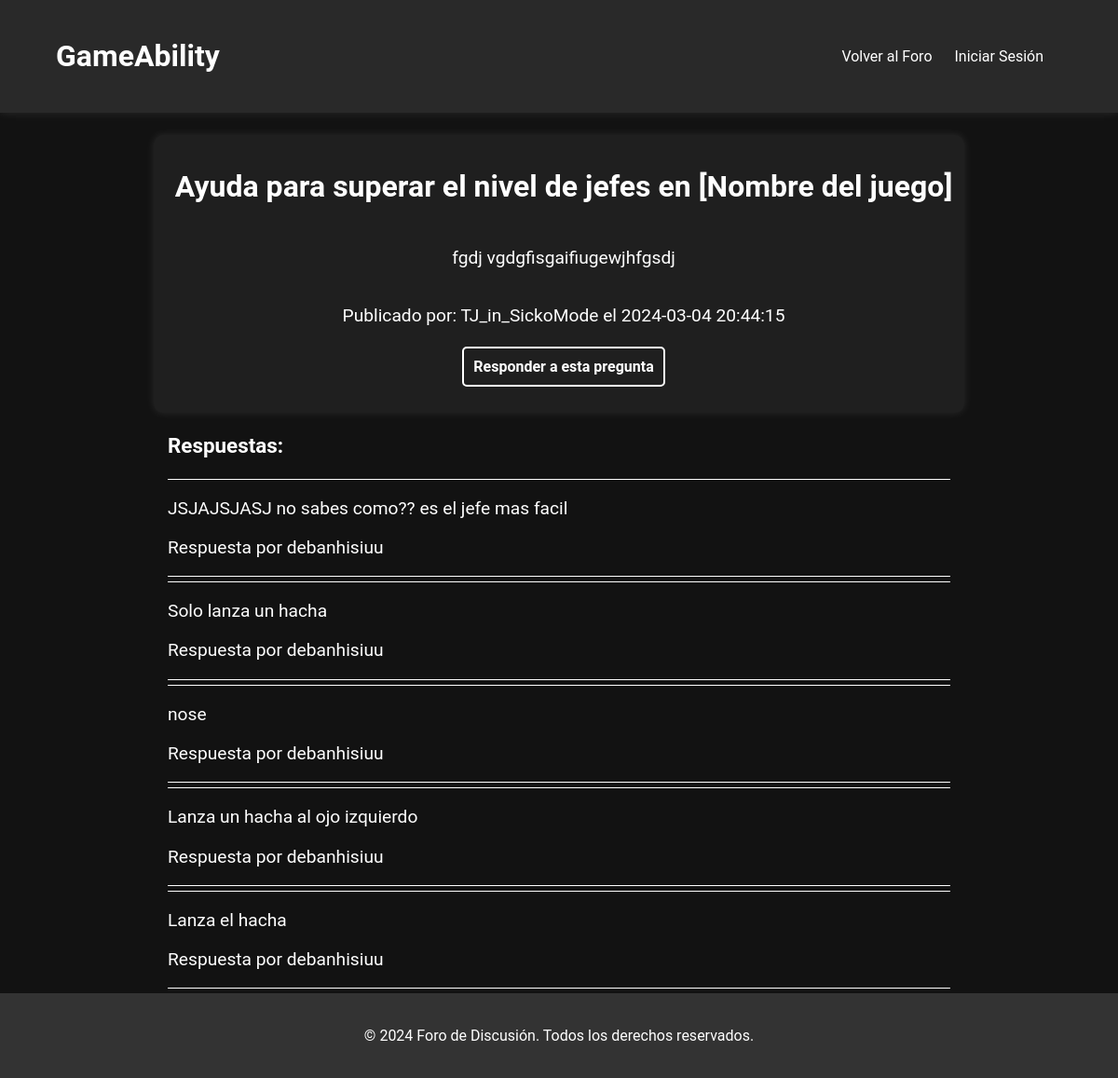
/ver_pregunta.php?id=4, run on the app's committed database.
### tables this page shows
CREATE TABLE `preguntas` (
  `id` int(11) NOT NULL,
  `id_usuario` int(11) NOT NULL,
  `titulo` varchar(255) NOT NULL,
  `contenido` text NOT NULL,
  `fecha` timestamp NOT NULL DEFAULT current_timestamp()
);

CREATE TABLE `usuarios` (
  `id` int(11) NOT NULL,
  `nombre` varchar(255) NOT NULL,
  `username` varchar(255) NOT NULL,
  `email` varchar(255) NOT NULL,
  `pwd` varchar(255) NOT NULL,
  `fecha_nacimiento` date NOT NULL
);

CREATE TABLE `respuestas` (
  `id` int(11) NOT NULL,
  `id_pregunta` int(11) NOT NULL,
  `id_usuario` int(11) NOT NULL,
  `contenido` text NOT NULL,
  `fecha` timestamp NOT NULL DEFAULT current_timestamp()
);

### ver_pregunta.php (the view, shortened to what this page needs)
<?php
$servername = "localhost";
$username = "root";
$password = "";
$dbname = "gameability";
$conn = new mysqli($servername, $username, $password, $dbname);
if (isset($_GET['id'])) {
    $id_pregunta = $_GET['id'];
    $sql_pregunta = "SELECT * FROM preguntas WHERE id = $id_pregunta";
    $result_pregunta = $conn->query($sql_pregunta);
    if ($result_pregunta->num_rows > 0) {
        $row_pregunta = $result_pregunta->fetch_assoc();
        $titulo_pregunta = $row_pregunta['titulo'];
        $contenido_pregunta = $row_pregunta['contenido'];
        $fecha = $row_pregunta['fecha'];
        $id_usuario_pregunta = $row_pregunta['id_usuario'];
        $sql_usuario_pregunta = "SELECT username FROM usuarios WHERE id = $id_usuario_pregunta";
        $result_usuario_pregunta = $conn->query($sql_usuario_pregunta);
        if ($result_usuario_pregunta->num_rows > 0) {
            $row_usuario_pregunta = $result_usuario_pregunta->fetch_assoc();
            $username_pregunta = $row_usuario_pregunta['username'];
        }
        $sql_respuestas = "SELECT respuestas.*, usuarios.username AS nombre_usuario
                    FROM respuestas
                    INNER JOIN usuarios ON respuestas.id_usuario = usuarios.id
                    WHERE id_pregunta = $id_pregunta";
        $result_respuestas = $conn->query($sql_respuestas);
    } else {
        echo "No se encontró la pregunta.";
    }
} else {
    echo "No se especificó una pregunta.";
}
?>
<!DOCTYPE html>
<html lang="es">
<head>
    <link rel="stylesheet" href="css/foro.css">
</head>
<body>
    <header>
        <h1>GameAbility</h1>
        <nav>
            <ul>
                <li><a href="foro_discusion.php">Volver al Foro</a></li>
                <?php
                if (isset($_SESSION['username'])) {
                    echo '<li class="dropdown">';
                    echo '<a href="#" class="dropbtn">' . $_SESSION['username'] . '</a>';
                    echo '<div class="dropdown-content">';
                    echo '<a href="logout.php">Cerrar sesión</a>';
                    echo '<a href="perfil.php">Perfil</a>';
                    echo '</div>';
                    echo '</li>';
                } else {
                    echo '<li><a href="login.php">Iniciar Sesión</a></li>';
                }
                ?>
            </ul>
        </nav>
    </header>
    <div class="pregunta">
        <h2><?php echo $titulo_pregunta; ?></h2>
        <p><?php echo $contenido_pregunta; ?></p>
        <p>Publicado por: <?php echo $username_pregunta; ?> el <?php echo $fecha; ?></p>
        <?php
        echo "<div class='responder'>";
        echo "<a class='btn-responder-pregunta' href='responder_pregunta.php?id=" . $id_pregunta . "'>Responder a esta pregunta</a>";
        echo "</div>";
        ?>
    </div>
    <div class="respuestas">
        <h3>Respuestas:</h3>
        <?php
        if ($result_respuestas->num_rows > 0) {
            while ($row_respuesta = $result_respuestas->fetch_assoc()) {
                echo "<div class='respuesta'>";
                echo "<p>" . $row_respuesta['contenido'] . "</p>";
                echo "<p>Respuesta por " . $row_respuesta['nombre_usuario']."</p>";
                echo "</div>";
            }
        } else {
            echo "No hay respuestas para esta pregunta.";
        }
        ?>
    </div>
    <footer>
        <p>&copy; 2024 Foro de Discusión. Todos los derechos reservados.</p>
    </footer>
</body>
</html>

### css/foro.css (style rules this page uses)
body { font-family: "Roboto", sans-serif; margin: 0; padding: 0; background-color: #121212; color: #fff; }
header { background: #292929; color: #fff; padding: 20px 60px; text-align: center; box-shadow: 0 0 10px rgba(255, 255, 255, 0.1); display: flex; align-items: center; justify-content: space-between; }
nav ul { list-style-type: none; padding: 0; }
nav ul li { display: inline; margin-right: 20px; }
nav ul li a { color: #fff; text-decoration: none; }
h2 { font-size: 2em; text-align: center; }
.pregunta { background-color: #f9f9f9; padding: 10px 10px 10px 20px; margin-bottom: 10px; background-color: #1f1f1f; border-radius: 10px; box-shadow: 0 0 10px rgba(255, 255, 255, 0.1); }
footer { background-color: #333; color: #fff; text-align: center; padding: 20px 0; width: 100%; }
.pregunta { margin: 0 auto; margin-top: 2%; width: 70%; text-align: center; display: flex; flex-direction: column; align-items: center; padding-bottom: 40px; }
.pregunta p { width: 80%; font-size: 1.2em; }
.responder { margin-top: 15px; }
.btn-responder-pregunta { border-radius: 5px; border: 2px solid #fff; padding: 10px; transition: transform 0.2s; font-weight: bold; }
.respuestas { width: 70%; margin: 0 auto; }
.respuestas h3 { font-size: 1.4em; }
.respuestas .respuesta { border-top: 1px solid #fff; border-bottom: 1px solid #fff; margin-bottom: 5px; font-size: 1.2em; }
a { text-decoration: none; color: #fff; }

### data on the page
preguntas: titulo "Ayuda para superar el nivel de jefes en [Nombre del juego]", contenido "fgdj vgdgfisgaifiugewjhfgsdj", fecha "2024-03-04 20:44:15"
usuarios: username "TJ_in_SickoMode"
respuestas: contenido "JSJAJSJASJ no sabes como?? es el jefe mas facil", id_usuario.username "debanhisiuu"
respuestas: contenido "Solo lanza un hacha", id_usuario.username "debanhisiuu"
respuestas: contenido "nose", id_usuario.username "debanhisiuu"
respuestas: contenido "Lanza un hacha al ojo izquierdo", id_usuario.username "debanhisiuu"
respuestas: contenido "Lanza el hacha", id_usuario.username "debanhisiuu"
